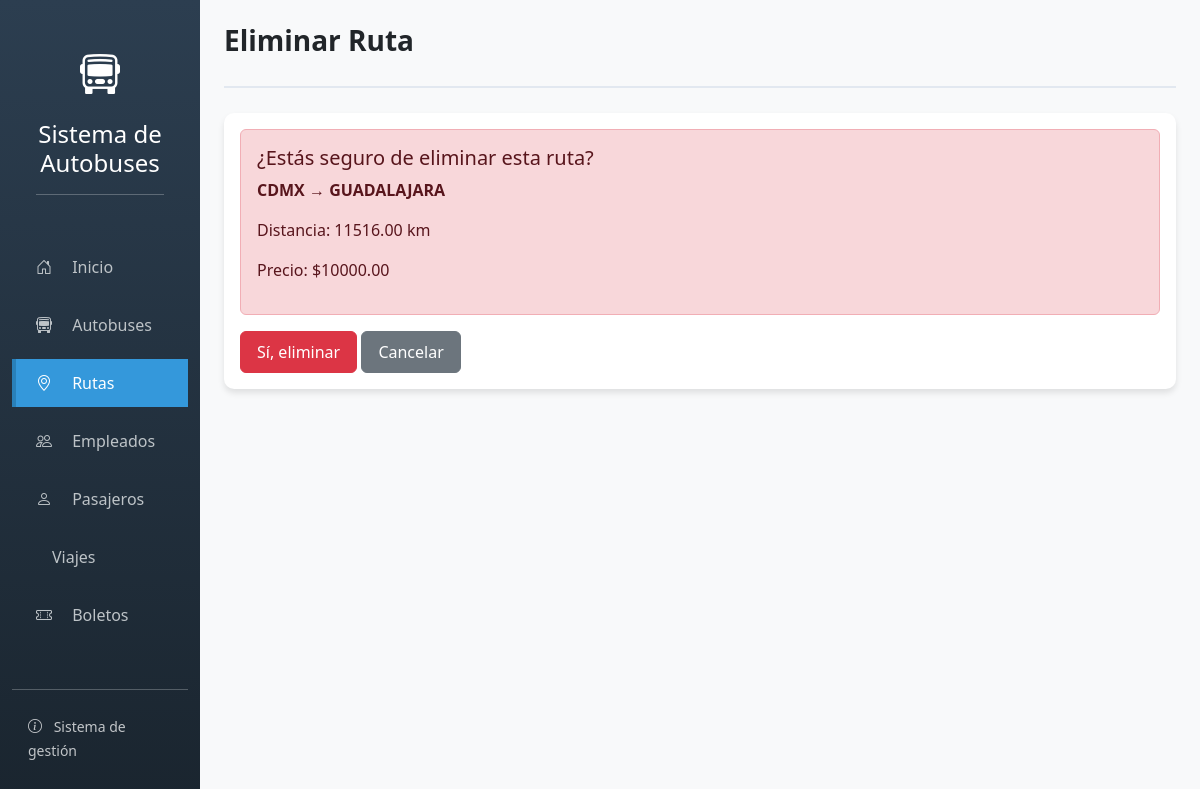
The page /rutas/eliminar/2/ on the database its author committed.
### app_autobuses/models.py (models this page shows, shortened)
class Ruta(models.Model):
    origen = models.CharField(max_length=100)
    destino = models.CharField(max_length=100)
    distancia_km = models.DecimalField(max_digits=10, decimal_places=2)
    duracion_estimada = models.CharField(max_length=20, help_text="Formato: 2h 30m")
    precio_base = models.DecimalField(max_digits=10, decimal_places=2)
    activa = models.BooleanField(default=True)
    class Meta:
        ordering = ['origen']

### app_autobuses/views.py (the view)
# urls.py: path('rutas/eliminar/<int:id>/', views.ruta_eliminar, name='ruta_eliminar'),
def ruta_eliminar(request, id):
    ruta = get_object_or_404(Ruta, id=id)
    if request.method == 'POST':
        ruta.delete()
        messages.success(request, 'Ruta eliminada exitosamente.')
        return redirect('ruta_listar')
    return render(request, 'app_autobuses/ruta/eliminar.html', {'ruta': ruta})

### app_autobuses/templates/app_autobuses/ruta/eliminar.html (shortened to what this page needs)
{% extends 'base.html' %}
{% block header_title %}Eliminar Ruta{% endblock %}
{% block content %}
<div class="card">
    <div class="card-body">
        <div class="alert alert-danger">
            <h5>¿Estás seguro de eliminar esta ruta?</h5>
            <p><strong>{{ ruta.origen }} → {{ ruta.destino }}</strong></p>
            <p>Distancia: {{ ruta.distancia_km }} km</p>
            <p>Precio: ${{ ruta.precio_base }}</p>
        </div>
        <form method="post">
            <div class="mt-3">
                <button type="submit" class="btn btn-danger">Sí, eliminar</button>
                <a href="{% url 'ruta_listar' %}" class="btn btn-secondary">Cancelar</a>
            </div>
        </form>
    </div>
</div>
{% endblock %}

### app_autobuses/templates/base.html (style rules this page uses)
body { background-color: #f8f9fa; font-family: 'Segoe UI', Tahoma, Geneva, Verdana, sans-serif; }
.card { border: none; border-radius: 10px; box-shadow: 0 4px 6px rgba(0,0,0,0.1); margin-bottom: 25px; }
.btn { padding: 8px 16px; border-radius: 6px; font-weight: 500; transition: all 0.3s; }

### rows shown on the page
Ruta: origen "CDMX", destino "GUADALAJARA", distancia_km "11516.00", precio_base "10000.00"
